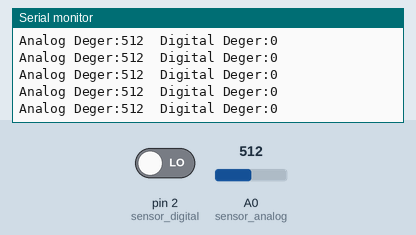
This sketch was run on a simulated Arduino Uno, built with avr-gcc and run on an emulated ATmega328P. On the bench: the last lines printed to the serial monitor. The test bench sets the inputs (shaded band); at power-on: A0 (sensor_analog) = 512, pin 2 (sensor_digital) LOW.

Above: at 1.2 s.
1.3 s: A0 (sensor_analog) set to 107
At 1.8 s:
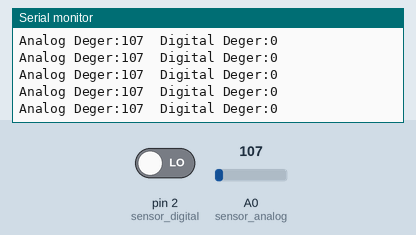
4.3 s: A0 (sensor_analog) set to 93
At 4.9 s:
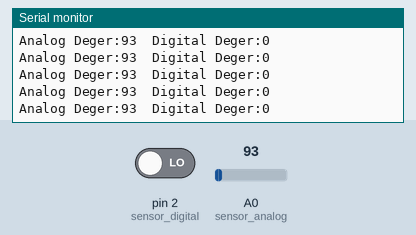
17.8 s: A0 (sensor_analog) set to 8
At 18.5 s:
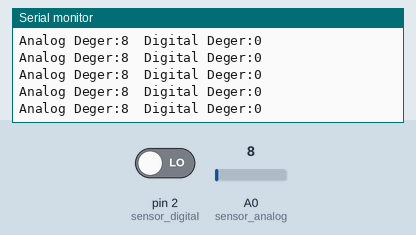
20.8 s: A0 (sensor_analog) set to 11
At 21.6 s:
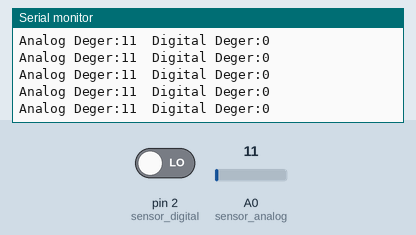
Timing chart, 0 to 23.8 s (numbered marks = the images above; inputs shaded):
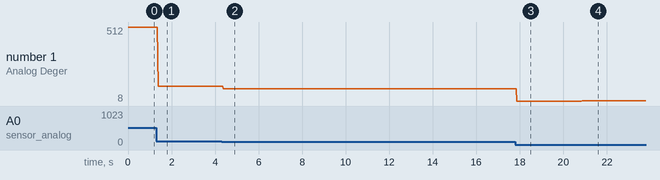

The sketch:

ty.ino
```cpp
#define sensor_analog A0
#define sensor_digital 2
int deger1;
int deger2;
void setup() {
  Serial.begin(9600);
  pinMode(sensor_digital,INPUT);

}

void loop() {
  deger1=analogRead(sensor_analog);
  deger2=digitalRead(sensor_digital);
  Serial.print("Analog Deger:");
  Serial.print(deger1);
  Serial.print("\t");
  Serial.print("Digital Deger:");
  Serial.println(deger2);

}
```

Measured:
- after the input at 1.3 s, the serial monitor: prints a new line after 0.08 s (image 1)
- after the input at 4.3 s, the serial monitor: prints a new line after 0.09 s (image 2)
- after the input at 17.8 s, the serial monitor: prints a new line after 0.07 s (image 3)
- after the input at 20.8 s, the serial monitor: prints a new line after 0.07 s (image 4)
- plotted number 1: 512 → 107 after the input at 1.3 s, 107 → 93 after the input at 4.3 s, 93 → 8 after the input at 17.8 s, 8 → 11 after the input at 20.8 s
